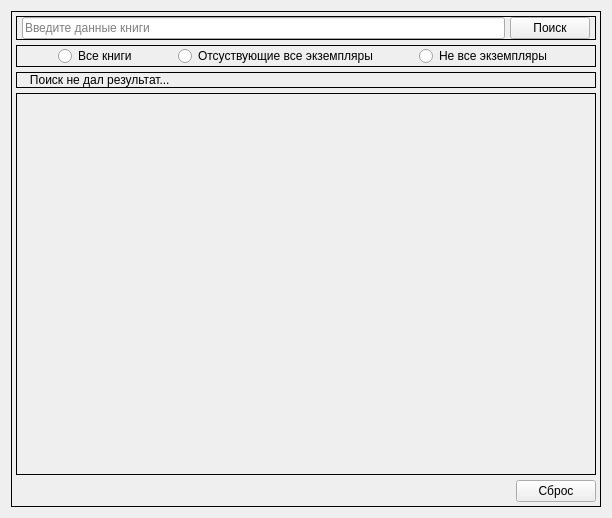
<?xml version="1.0" encoding="UTF-8"?>
<ui version="4.0">
 <class>Form</class>
 <widget class="QWidget" name="Form">
  <property name="geometry">
   <rect>
    <x>0</x>
    <y>0</y>
    <width>612</width>
    <height>518</height>
   </rect>
  </property>
  <property name="windowTitle">
   <string>Form</string>
  </property>
  <property name="styleSheet">
   <string notr="true">QFrame {
	border: 1px solid black;
}</string>
  </property>
  <layout class="QVBoxLayout" name="verticalLayout">
   <item>
    <widget class="QStackedWidget" name="stackedWidget">
     <property name="currentIndex">
      <number>0</number>
     </property>
     <widget class="QWidget" name="page_book_search">
      <layout class="QVBoxLayout" name="verticalLayout_10" stretch="0,0,0,0,0">
       <property name="spacing">
        <number>5</number>
       </property>
       <property name="leftMargin">
        <number>4</number>
       </property>
       <property name="topMargin">
        <number>4</number>
       </property>
       <property name="rightMargin">
        <number>4</number>
       </property>
       <property name="bottomMargin">
        <number>4</number>
       </property>
       <item>
        <widget class="QFrame" name="frame_search_book">
         <property name="frameShape">
          <enum>QFrame::StyledPanel</enum>
         </property>
         <property name="frameShadow">
          <enum>QFrame::Raised</enum>
         </property>
         <layout class="QHBoxLayout" name="horizontalLayout_5">
          <property name="spacing">
           <number>5</number>
          </property>
          <property name="leftMargin">
           <number>5</number>
          </property>
          <property name="topMargin">
           <number>0</number>
          </property>
          <property name="rightMargin">
           <number>5</number>
          </property>
          <property name="bottomMargin">
           <number>0</number>
          </property>
          <item>
           <widget class="QLineEdit" name="lineEdit_search_book">
            <property name="placeholderText">
             <string>Введите данные книги</string>
            </property>
           </widget>
          </item>
          <item>
           <widget class="QPushButton" name="pushButton_search_book">
            <property name="cursor">
             <cursorShape>PointingHandCursor</cursorShape>
            </property>
            <property name="text">
             <string>Поиск</string>
            </property>
            <property name="icon">
             <iconset resource="../icons/icons.qrc">
              <normaloff>:/icons/main/search.png</normaloff>:/icons/main/search.png</iconset>
            </property>
            <property name="iconSize">
             <size>
              <width>25</width>
              <height>25</height>
             </size>
            </property>
           </widget>
          </item>
         </layout>
        </widget>
       </item>
       <item>
        <widget class="QFrame" name="frame_radioButton_book">
         <property name="frameShape">
          <enum>QFrame::StyledPanel</enum>
         </property>
         <property name="frameShadow">
          <enum>QFrame::Raised</enum>
         </property>
         <layout class="QHBoxLayout" name="horizontalLayout_8">
          <property name="spacing">
           <number>0</number>
          </property>
          <property name="leftMargin">
           <number>0</number>
          </property>
          <property name="topMargin">
           <number>0</number>
          </property>
          <property name="rightMargin">
           <number>0</number>
          </property>
          <property name="bottomMargin">
           <number>0</number>
          </property>
          <item>
           <widget class="QRadioButton" name="radioButton_all_book">
            <property name="sizePolicy">
             <sizepolicy hsizetype="Fixed" vsizetype="Fixed">
              <horstretch>0</horstretch>
              <verstretch>0</verstretch>
             </sizepolicy>
            </property>
            <property name="cursor">
             <cursorShape>PointingHandCursor</cursorShape>
            </property>
            <property name="text">
             <string>Все книги</string>
            </property>
            <property name="checked">
             <bool>false</bool>
            </property>
           </widget>
          </item>
          <item>
           <widget class="QRadioButton" name="radioButton_missing_all">
            <property name="sizePolicy">
             <sizepolicy hsizetype="Fixed" vsizetype="Fixed">
              <horstretch>0</horstretch>
              <verstretch>0</verstretch>
             </sizepolicy>
            </property>
            <property name="cursor">
             <cursorShape>PointingHandCursor</cursorShape>
            </property>
            <property name="text">
             <string>Отсуствующие все экземпляры</string>
            </property>
            <property name="checked">
             <bool>false</bool>
            </property>
           </widget>
          </item>
          <item>
           <widget class="QRadioButton" name="radioButton_missing">
            <property name="sizePolicy">
             <sizepolicy hsizetype="Fixed" vsizetype="Fixed">
              <horstretch>0</horstretch>
              <verstretch>0</verstretch>
             </sizepolicy>
            </property>
            <property name="cursor">
             <cursorShape>PointingHandCursor</cursorShape>
            </property>
            <property name="text">
             <string>Не все экземпляры</string>
            </property>
           </widget>
          </item>
         </layout>
        </widget>
       </item>
       <item>
        <widget class="QLabel" name="label_dont_have_result_book">
         <property name="text">
          <string>   Поиск не дал результат...</string>
         </property>
         <property name="wordWrap">
          <bool>true</bool>
         </property>
        </widget>
       </item>
       <item>
        <widget class="QScrollArea" name="scrollArea_all_book">
         <property name="styleSheet">
          <string notr="true"/>
         </property>
         <property name="widgetResizable">
          <bool>true</bool>
         </property>
         <widget class="QWidget" name="widgetContents_all_book">
          <property name="geometry">
           <rect>
            <x>0</x>
            <y>0</y>
            <width>582</width>
            <height>359</height>
           </rect>
          </property>
          <layout class="QVBoxLayout" name="verticalLayout_all_user">
           <property name="spacing">
            <number>50</number>
           </property>
           <property name="leftMargin">
            <number>20</number>
           </property>
           <property name="topMargin">
            <number>20</number>
           </property>
           <property name="rightMargin">
            <number>20</number>
           </property>
           <property name="bottomMargin">
            <number>20</number>
           </property>
          </layout>
         </widget>
        </widget>
       </item>
       <item alignment="Qt::AlignRight">
        <widget class="QPushButton" name="pushButton_reset_book">
         <property name="cursor">
          <cursorShape>PointingHandCursor</cursorShape>
         </property>
         <property name="text">
          <string>Сброс</string>
         </property>
         <property name="icon">
          <iconset resource="../icons/icons.qrc">
           <normaloff>:/icons/main/reset.png</normaloff>:/icons/main/reset.png</iconset>
         </property>
         <property name="iconSize">
          <size>
           <width>32</width>
           <height>32</height>
          </size>
         </property>
        </widget>
       </item>
      </layout>
     </widget>
     <widget class="QWidget" name="page_give_book">
      <layout class="QVBoxLayout" name="verticalLayout_3">
       <item>
        <widget class="QToolBox" name="toolBox_book">
         <property name="currentIndex">
          <number>0</number>
         </property>
         <property name="tabSpacing">
          <number>6</number>
         </property>
         <widget class="QWidget" name="page_about_info_book">
          <property name="geometry">
           <rect>
            <x>0</x>
            <y>0</y>
            <width>572</width>
            <height>388</height>
           </rect>
          </property>
          <attribute name="icon">
           <iconset resource="../icons/icons.qrc">
            <normaloff>:/icons/main/info.png</normaloff>:/icons/main/info.png</iconset>
          </attribute>
          <attribute name="label">
           <string>Вся информация</string>
          </attribute>
          <layout class="QVBoxLayout" name="verticalLayout_5">
           <property name="spacing">
            <number>0</number>
           </property>
           <property name="leftMargin">
            <number>0</number>
           </property>
           <property name="topMargin">
            <number>0</number>
           </property>
           <property name="rightMargin">
            <number>0</number>
           </property>
           <property name="bottomMargin">
            <number>0</number>
           </property>
           <item>
            <widget class="QScrollArea" name="scrollArea_info_book">
             <property name="widgetResizable">
              <bool>true</bool>
             </property>
             <widget class="QWidget" name="widgetContents_info_book">
              <property name="geometry">
               <rect>
                <x>0</x>
                <y>0</y>
                <width>568</width>
                <height>384</height>
               </rect>
              </property>
              <layout class="QVBoxLayout" name="verticalLayout_4">
               <property name="spacing">
                <number>10</number>
               </property>
               <property name="leftMargin">
                <number>4</number>
               </property>
               <property name="topMargin">
                <number>4</number>
               </property>
               <property name="rightMargin">
                <number>4</number>
               </property>
               <property name="bottomMargin">
                <number>4</number>
               </property>
               <item alignment="Qt::AlignLeft">
                <widget class="QPushButton" name="pushButton_back_info_book">
                 <property name="cursor">
                  <cursorShape>PointingHandCursor</cursorShape>
                 </property>
                 <property name="text">
                  <string>Назад</string>
                 </property>
                 <property name="icon">
                  <iconset resource="../icons/icons.qrc">
                   <normaloff>:/icons/arrow/left-arrow-2.png</normaloff>:/icons/arrow/left-arrow-2.png</iconset>
                 </property>
                 <property name="iconSize">
                  <size>
                   <width>20</width>
                   <height>20</height>
                  </size>
                 </property>
                </widget>
               </item>
               <item>
                <widget class="QGroupBox" name="groupBox_name_book">
                 <property name="sizePolicy">
                  <sizepolicy hsizetype="Preferred" vsizetype="Fixed">
                   <horstretch>0</horstretch>
                   <verstretch>0</verstretch>
                  </sizepolicy>
                 </property>
                 <property name="styleSheet">
                  <string notr="true"/>
                 </property>
                 <property name="title">
                  <string>Название книги</string>
                 </property>
                 <layout class="QVBoxLayout" name="verticalLayout_17">
                  <property name="spacing">
                   <number>0</number>
                  </property>
                  <property name="leftMargin">
                   <number>0</number>
                  </property>
                  <property name="topMargin">
                   <number>16</number>
                  </property>
                  <property name="rightMargin">
                   <number>0</number>
                  </property>
                  <property name="bottomMargin">
                   <number>0</number>
                  </property>
                  <item>
                   <widget class="QLineEdit" name="lineEdit_name_book">
                    <property name="minimumSize">
                     <size>
                      <width>0</width>
                      <height>25</height>
                     </size>
                    </property>
                   </widget>
                  </item>
                 </layout>
                </widget>
               </item>
               <item>
                <widget class="QGroupBox" name="groupBox_author_book">
                 <property name="sizePolicy">
                  <sizepolicy hsizetype="Preferred" vsizetype="Fixed">
                   <horstretch>0</horstretch>
                   <verstretch>0</verstretch>
                  </sizepolicy>
                 </property>
                 <property name="styleSheet">
                  <string notr="true"/>
                 </property>
                 <property name="title">
                  <string>Автор</string>
                 </property>
                 <layout class="QVBoxLayout" name="verticalLayout_19">
                  <property name="spacing">
                   <number>0</number>
                  </property>
                  <property name="leftMargin">
                   <number>0</number>
                  </property>
                  <property name="topMargin">
                   <number>16</number>
                  </property>
                  <property name="rightMargin">
                   <number>0</number>
                  </property>
                  <property name="bottomMargin">
                   <number>0</number>
                  </property>
                  <item>
                   <widget class="QLineEdit" name="lineEdit_author_book">
                    <property name="minimumSize">
                     <size>
                      <width>0</width>
                      <height>25</height>
                     </size>
                    </property>
                   </widget>
                  </item>
                 </layout>
                </widget>
               </item>
               <item>
                <widget class="QGroupBox" name="groupBox_isbn_book">
                 <property name="sizePolicy">
                  <sizepolicy hsizetype="Preferred" vsizetype="Fixed">
                   <horstretch>0</horstretch>
                   <verstretch>0</verstretch>
                  </sizepolicy>
                 </property>
                 <property name="styleSheet">
                  <string notr="true"/>
                 </property>
                 <property name="title">
                  <string>ISBN</string>
                 </property>
                 <layout class="QVBoxLayout" name="verticalLayout_21">
                  <property name="spacing">
                   <number>0</number>
                  </property>
                  <property name="leftMargin">
                   <number>0</number>
                  </property>
                  <property name="topMargin">
                   <number>16</number>
                  </property>
                  <property name="rightMargin">
                   <number>0</number>
                  </property>
                  <property name="bottomMargin">
                   <number>0</number>
                  </property>
                  <item>
                   <widget class="QLineEdit" name="lineEdit_isbn_book">
                    <property name="minimumSize">
                     <size>
                      <width>0</width>
                      <height>25</height>
                     </size>
                    </property>
                   </widget>
                  </item>
                 </layout>
                </widget>
               </item>
               <item alignment="Qt::AlignLeft">
                <widget class="QFrame" name="frame_spec_info">
                 <property name="sizePolicy">
                  <sizepolicy hsizetype="Fixed" vsizetype="Fixed">
                   <horstretch>0</horstretch>
                   <verstretch>0</verstretch>
                  </sizepolicy>
                 </property>
                 <property name="frameShape">
                  <enum>QFrame::StyledPanel</enum>
                 </property>
                 <property name="frameShadow">
                  <enum>QFrame::Raised</enum>
                 </property>
                 <layout class="QHBoxLayout" name="horizontalLayout_3">
                  <property name="spacing">
                   <number>30</number>
                  </property>
                  <property name="leftMargin">
                   <number>0</number>
                  </property>
                  <property name="topMargin">
                   <number>10</number>
                  </property>
                  <property name="rightMargin">
                   <number>0</number>
                  </property>
                  <property name="bottomMargin">
                   <number>0</number>
                  </property>
                  <item>
                   <widget class="QFrame" name="frame_quantity">
                    <property name="sizePolicy">
                     <sizepolicy hsizetype="Fixed" vsizetype="Fixed">
                      <horstretch>0</horstretch>
                      <verstretch>0</verstretch>
                     </sizepolicy>
                    </property>
                    <property name="frameShape">
                     <enum>QFrame::StyledPanel</enum>
                    </property>
                    <property name="frameShadow">
                     <enum>QFrame::Raised</enum>
                    </property>
                    <layout class="QVBoxLayout" name="verticalLayout_22">
                     <property name="spacing">
                      <number>5</number>
                     </property>
                     <property name="leftMargin">
                      <number>10</number>
                     </property>
                     <property name="topMargin">
                      <number>0</number>
                     </property>
                     <property name="rightMargin">
                      <number>0</number>
                     </property>
                     <property name="bottomMargin">
                      <number>0</number>
                     </property>
                     <item>
                      <widget class="QLabel" name="label">
                       <property name="sizePolicy">
                        <sizepolicy hsizetype="Fixed" vsizetype="Fixed">
                         <horstretch>0</horstretch>
                         <verstretch>0</verstretch>
                        </sizepolicy>
                       </property>
                       <property name="text">
                        <string>Количество</string>
                       </property>
                      </widget>
                     </item>
                     <item>
                      <widget class="QSpinBox" name="spinBox_quantity_add">
                       <property name="minimumSize">
                        <size>
                         <width>50</width>
                         <height>30</height>
                        </size>
                       </property>
                       <property name="cursor">
                        <cursorShape>PointingHandCursor</cursorShape>
                       </property>
                      </widget>
                     </item>
                    </layout>
                   </widget>
                  </item>
                  <item>
                   <widget class="QFrame" name="frame_year_pub">
                    <property name="sizePolicy">
                     <sizepolicy hsizetype="Fixed" vsizetype="Fixed">
                      <horstretch>0</horstretch>
                      <verstretch>0</verstretch>
                     </sizepolicy>
                    </property>
                    <property name="frameShape">
                     <enum>QFrame::StyledPanel</enum>
                    </property>
                    <property name="frameShadow">
                     <enum>QFrame::Raised</enum>
                    </property>
                    <layout class="QVBoxLayout" name="verticalLayout_23">
                     <property name="spacing">
                      <number>5</number>
                     </property>
                     <property name="leftMargin">
                      <number>10</number>
                     </property>
                     <property name="topMargin">
                      <number>0</number>
                     </property>
                     <property name="rightMargin">
                      <number>0</number>
                     </property>
                     <property name="bottomMargin">
                      <number>0</number>
                     </property>
                     <item>
                      <widget class="QLabel" name="label_2">
                       <property name="sizePolicy">
                        <sizepolicy hsizetype="Fixed" vsizetype="Fixed">
                         <horstretch>0</horstretch>
                         <verstretch>0</verstretch>
                        </sizepolicy>
                       </property>
                       <property name="text">
                        <string>Год публикации</string>
                       </property>
                      </widget>
                     </item>
                     <item>
                      <widget class="QDateEdit" name="dateEdit_year_publication_add">
                       <property name="minimumSize">
                        <size>
                         <width>0</width>
                         <height>30</height>
                        </size>
                       </property>
                       <property name="cursor">
                        <cursorShape>PointingHandCursor</cursorShape>
                       </property>
                       <property name="minimumDate">
                        <date>
                         <year>1752</year>
                         <month>9</month>
                         <day>14</day>
                        </date>
                       </property>
                       <property name="minimumTime">
                        <time>
                         <hour>0</hour>
                         <minute>0</minute>
                         <second>0</second>
                        </time>
                       </property>
                       <property name="displayFormat">
                        <string>yyyy</string>
                       </property>
                      </widget>
                     </item>
                    </layout>
                   </widget>
                  </item>
                 </layout>
                </widget>
               </item>
               <item alignment="Qt::AlignBottom">
                <widget class="QFrame" name="frame_funct_button_info_book">
                 <property name="frameShape">
                  <enum>QFrame::StyledPanel</enum>
                 </property>
                 <property name="frameShadow">
                  <enum>QFrame::Raised</enum>
                 </property>
                 <layout class="QHBoxLayout" name="horizontalLayout_4">
                  <property name="spacing">
                   <number>0</number>
                  </property>
                  <property name="leftMargin">
                   <number>0</number>
                  </property>
                  <property name="topMargin">
                   <number>0</number>
                  </property>
                  <property name="rightMargin">
                   <number>0</number>
                  </property>
                  <property name="bottomMargin">
                   <number>0</number>
                  </property>
                  <item>
                   <widget class="QPushButton" name="pushButton_delete_book">
                    <property name="minimumSize">
                     <size>
                      <width>0</width>
                      <height>30</height>
                     </size>
                    </property>
                    <property name="cursor">
                     <cursorShape>PointingHandCursor</cursorShape>
                    </property>
                    <property name="text">
                     <string>Удалить книгу</string>
                    </property>
                    <property name="icon">
                     <iconset resource="../icons/icons.qrc">
                      <normaloff>:/icons/main/close.png</normaloff>:/icons/main/close.png</iconset>
                    </property>
                    <property name="iconSize">
                     <size>
                      <width>15</width>
                      <height>15</height>
                     </size>
                    </property>
                   </widget>
                  </item>
                  <item>
                   <spacer name="horizontalSpacer">
                    <property name="orientation">
                     <enum>Qt::Horizontal</enum>
                    </property>
                    <property name="sizeHint" stdset="0">
                     <size>
                      <width>40</width>
                      <height>20</height>
                     </size>
                    </property>
                   </spacer>
                  </item>
                  <item>
                   <widget class="QPushButton" name="pushButton_edit_info_book">
                    <property name="cursor">
                     <cursorShape>PointingHandCursor</cursorShape>
                    </property>
                    <property name="text">
                     <string>Изменить данные</string>
                    </property>
                    <property name="icon">
                     <iconset resource="../icons/icons.qrc">
                      <normaloff>:/icons/main/edit.png</normaloff>:/icons/main/edit.png</iconset>
                    </property>
                    <property name="iconSize">
                     <size>
                      <width>32</width>
                      <height>32</height>
                     </size>
                    </property>
                   </widget>
                  </item>
                 </layout>
                </widget>
               </item>
              </layout>
             </widget>
            </widget>
           </item>
          </layout>
         </widget>
         <widget class="QWidget" name="givet_book">
          <attribute name="icon">
           <iconset resource="../icons/icons.qrc">
            <normaloff>:/icons/book/book-gived.png</normaloff>:/icons/book/book-gived.png</iconset>
          </attribute>
          <attribute name="label">
           <string>Выдать книгу</string>
          </attribute>
          <layout class="QVBoxLayout" name="verticalLayout_6">
           <property name="spacing">
            <number>0</number>
           </property>
           <property name="leftMargin">
            <number>0</number>
           </property>
           <property name="topMargin">
            <number>0</number>
           </property>
           <property name="rightMargin">
            <number>0</number>
           </property>
           <property name="bottomMargin">
            <number>0</number>
           </property>
           <item>
            <widget class="QScrollArea" name="scrollArea_gb">
             <property name="widgetResizable">
              <bool>true</bool>
             </property>
             <widget class="QWidget" name="widgetContents_gb">
              <property name="geometry">
               <rect>
                <x>0</x>
                <y>0</y>
                <width>568</width>
                <height>384</height>
               </rect>
              </property>
              <layout class="QVBoxLayout" name="verticalLayout_2">
               <property name="spacing">
                <number>5</number>
               </property>
               <property name="leftMargin">
                <number>4</number>
               </property>
               <property name="topMargin">
                <number>4</number>
               </property>
               <property name="rightMargin">
                <number>4</number>
               </property>
               <property name="bottomMargin">
                <number>4</number>
               </property>
               <item>
                <widget class="QStackedWidget" name="stackedWidget_info_whom_givet">
                 <property name="currentIndex">
                  <number>0</number>
                 </property>
                 <widget class="QWidget" name="page_search_user_to_givet">
                  <layout class="QVBoxLayout" name="verticalLayout_7">
                   <property name="spacing">
                    <number>5</number>
                   </property>
                   <property name="leftMargin">
                    <number>0</number>
                   </property>
                   <property name="topMargin">
                    <number>0</number>
                   </property>
                   <property name="rightMargin">
                    <number>0</number>
                   </property>
                   <property name="bottomMargin">
                    <number>0</number>
                   </property>
                   <item>
                    <widget class="QGroupBox" name="groupBox_search_gb">
                     <property name="sizePolicy">
                      <sizepolicy hsizetype="Preferred" vsizetype="Fixed">
                       <horstretch>0</horstretch>
                       <verstretch>0</verstretch>
                      </sizepolicy>
                     </property>
                     <property name="styleSheet">
                      <string notr="true"/>
                     </property>
                     <property name="title">
                      <string>Поиск какому пользователю выдать книгу</string>
                     </property>
                     <layout class="QHBoxLayout" name="horizontalLayout">
                      <property name="spacing">
                       <number>5</number>
                      </property>
                      <property name="leftMargin">
                       <number>0</number>
                      </property>
                      <property name="topMargin">
                       <number>16</number>
                      </property>
                      <property name="rightMargin">
                       <number>0</number>
                      </property>
                      <property name="bottomMargin">
                       <number>0</number>
                      </property>
                      <item>
                       <widget class="QLineEdit" name="lineEdit_info_for_gb">
                        <property name="minimumSize">
                         <size>
                          <width>0</width>
                          <height>25</height>
                         </size>
                        </property>
                        <property name="placeholderText">
                         <string>Введите данные пользователя</string>
                        </property>
                       </widget>
                      </item>
                      <item>
                       <widget class="QPushButton" name="pushButton_search_users_for_gb">
                        <property name="cursor">
                         <cursorShape>PointingHandCursor</cursorShape>
                        </property>
                        <property name="text">
                         <string>Поиск</string>
                        </property>
                        <property name="icon">
                         <iconset resource="../icons/icons.qrc">
                          <normaloff>:/icons/main/search.png</normaloff>:/icons/main/search.png</iconset>
                        </property>
                        <property name="iconSize">
                         <size>
                          <width>25</width>
                          <height>25</height>
                         </size>
                        </property>
                       </widget>
                      </item>
                     </layout>
                    </widget>
                   </item>
                   <item>
                    <widget class="QScrollArea" name="scrollArea_found_users">
                     <property name="widgetResizable">
                      <bool>true</bool>
                     </property>
                     <widget class="QWidget" name="widgetContents_found_user">
                      <property name="geometry">
                       <rect>
                        <x>0</x>
                        <y>0</y>
                        <width>556</width>
                        <height>303</height>
                       </rect>
                      </property>
                      <layout class="QVBoxLayout" name="verticalLayout_found_users">
                       <property name="spacing">
                        <number>50</number>
                       </property>
                       <property name="leftMargin">
                        <number>20</number>
                       </property>
                       <property name="topMargin">
                        <number>20</number>
                       </property>
                       <property name="rightMargin">
                        <number>20</number>
                       </property>
                       <property name="bottomMargin">
                        <number>20</number>
                       </property>
                      </layout>
                     </widget>
                    </widget>
                   </item>
                  </layout>
                 </widget>
                 <widget class="QWidget" name="page_gived">
                  <layout class="QVBoxLayout" name="verticalLayout_8">
                   <property name="spacing">
                    <number>5</number>
                   </property>
                   <property name="leftMargin">
                    <number>0</number>
                   </property>
                   <property name="topMargin">
                    <number>0</number>
                   </property>
                   <property name="rightMargin">
                    <number>0</number>
                   </property>
                   <property name="bottomMargin">
                    <number>0</number>
                   </property>
                   <item>
                    <widget class="QScrollArea" name="scrollArea_gived">
                     <property name="widgetResizable">
                      <bool>true</bool>
                     </property>
                     <widget class="QWidget" name="widgetContents_gived">
                      <property name="geometry">
                       <rect>
                        <x>0</x>
                        <y>0</y>
                        <width>556</width>
                        <height>372</height>
                       </rect>
                      </property>
                      <layout class="QVBoxLayout" name="verticalLayout_11">
                       <property name="spacing">
                        <number>10</number>
                       </property>
                       <property name="leftMargin">
                        <number>5</number>
                       </property>
                       <property name="topMargin">
                        <number>0</number>
                       </property>
                       <property name="rightMargin">
                        <number>0</number>
                       </property>
                       <property name="bottomMargin">
                        <number>0</number>
                       </property>
                       <item>
                        <widget class="QGroupBox" name="groupBox_info_user">
                         <property name="title">
                          <string>Информация о пользователе</string>
                         </property>
                         <layout class="QVBoxLayout" name="verticalLayout_9">
                          <property name="spacing">
                           <number>5</number>
                          </property>
                          <property name="leftMargin">
                           <number>0</number>
                          </property>
                          <property name="topMargin">
                           <number>15</number>
                          </property>
                          <property name="rightMargin">
                           <number>0</number>
                          </property>
                          <property name="bottomMargin">
                           <number>0</number>
                          </property>
                          <item>
                           <widget class="QLabel" name="label_fio_gb">
                            <property name="text">
                             <string>ФИО</string>
                            </property>
                           </widget>
                          </item>
                          <item>
                           <widget class="QLabel" name="label_group_gb">
                            <property name="text">
                             <string>Номер группы</string>
                            </property>
                           </widget>
                          </item>
                          <item>
                           <widget class="QLabel" name="label_id_stud_number_gb">
                            <property name="text">
                             <string>Студенческий </string>
                            </property>
                           </widget>
                          </item>
                         </layout>
                        </widget>
                       </item>
                       <item>
                        <widget class="QFrame" name="frame_quantity_day">
                         <property name="sizePolicy">
                          <sizepolicy hsizetype="Fixed" vsizetype="Fixed">
                           <horstretch>0</horstretch>
                           <verstretch>0</verstretch>
                          </sizepolicy>
                         </property>
                         <property name="frameShape">
                          <enum>QFrame::StyledPanel</enum>
                         </property>
                         <property name="frameShadow">
                          <enum>QFrame::Raised</enum>
                         </property>
                         <layout class="QVBoxLayout" name="verticalLayout_24">
                          <property name="spacing">
                           <number>5</number>
                          </property>
                          <property name="leftMargin">
                           <number>0</number>
                          </property>
                          <property name="topMargin">
                           <number>0</number>
                          </property>
                          <property name="rightMargin">
                           <number>0</number>
                          </property>
                          <property name="bottomMargin">
                           <number>0</number>
                          </property>
                          <item>
                           <widget class="QLabel" name="label_quantity_day">
                            <property name="sizePolicy">
                             <sizepolicy hsizetype="Fixed" vsizetype="Fixed">
                              <horstretch>0</horstretch>
                              <verstretch>0</verstretch>
                             </sizepolicy>
                            </property>
                            <property name="text">
                             <string>На сколько дней</string>
                            </property>
                           </widget>
                          </item>
                          <item>
                           <widget class="QSpinBox" name="spinBox_quantity_day">
                            <property name="minimumSize">
                             <size>
                              <width>50</width>
                              <height>30</height>
                             </size>
                            </property>
                            <property name="cursor">
                             <cursorShape>PointingHandCursor</cursorShape>
                            </property>
                           </widget>
                          </item>
                         </layout>
                        </widget>
                       </item>
                       <item alignment="Qt::AlignRight">
                        <widget class="QPushButton" name="pushButton_edit_info_book_2">
                         <property name="cursor">
                          <cursorShape>PointingHandCursor</cursorShape>
                         </property>
                         <property name="text">
                          <string>Выдать книгу</string>
                         </property>
                         <property name="icon">
                          <iconset resource="../icons/icons.qrc">
                           <normaloff>:/icons/book/book-gived.png</normaloff>:/icons/book/book-gived.png</iconset>
                         </property>
                         <property name="iconSize">
                          <size>
                           <width>32</width>
                           <height>32</height>
                          </size>
                         </property>
                        </widget>
                       </item>
                      </layout>
                     </widget>
                    </widget>
                   </item>
                  </layout>
                 </widget>
                </widget>
               </item>
              </layout>
             </widget>
            </widget>
           </item>
          </layout>
         </widget>
         <widget class="QWidget" name="page_history_take_book">
          <property name="geometry">
           <rect>
            <x>0</x>
            <y>0</y>
            <width>572</width>
            <height>388</height>
           </rect>
          </property>
          <attribute name="icon">
           <iconset resource="../icons/icons.qrc">
            <normaloff>:/icons/book/book.png</normaloff>:/icons/book/book.png</iconset>
          </attribute>
          <attribute name="label">
           <string>История кто брал книгу</string>
          </attribute>
          <layout class="QVBoxLayout" name="verticalLayout_page_take_book">
           <property name="spacing">
            <number>0</number>
           </property>
           <property name="leftMargin">
            <number>0</number>
           </property>
           <property name="topMargin">
            <number>0</number>
           </property>
           <property name="rightMargin">
            <number>0</number>
           </property>
           <property name="bottomMargin">
            <number>0</number>
           </property>
           <item>
            <widget class="QScrollArea" name="scrollArea_hisroty_givet">
             <property name="widgetResizable">
              <bool>true</bool>
             </property>
             <widget class="QWidget" name="widgetContents_hisroty_givet">
              <property name="geometry">
               <rect>
                <x>0</x>
                <y>0</y>
                <width>568</width>
                <height>384</height>
               </rect>
              </property>
              <layout class="QVBoxLayout" name="verticalLayout_12">
               <property name="spacing">
                <number>50</number>
               </property>
               <property name="leftMargin">
                <number>20</number>
               </property>
               <property name="topMargin">
                <number>20</number>
               </property>
               <property name="rightMargin">
                <number>20</number>
               </property>
               <property name="bottomMargin">
                <number>20</number>
               </property>
              </layout>
             </widget>
            </widget>
           </item>
          </layout>
         </widget>
        </widget>
       </item>
      </layout>
     </widget>
    </widget>
   </item>
  </layout>
 </widget>
 <resources>
  <include location="../icons/icons.qrc"/>
 </resources>
 <connections/>
</ui>
